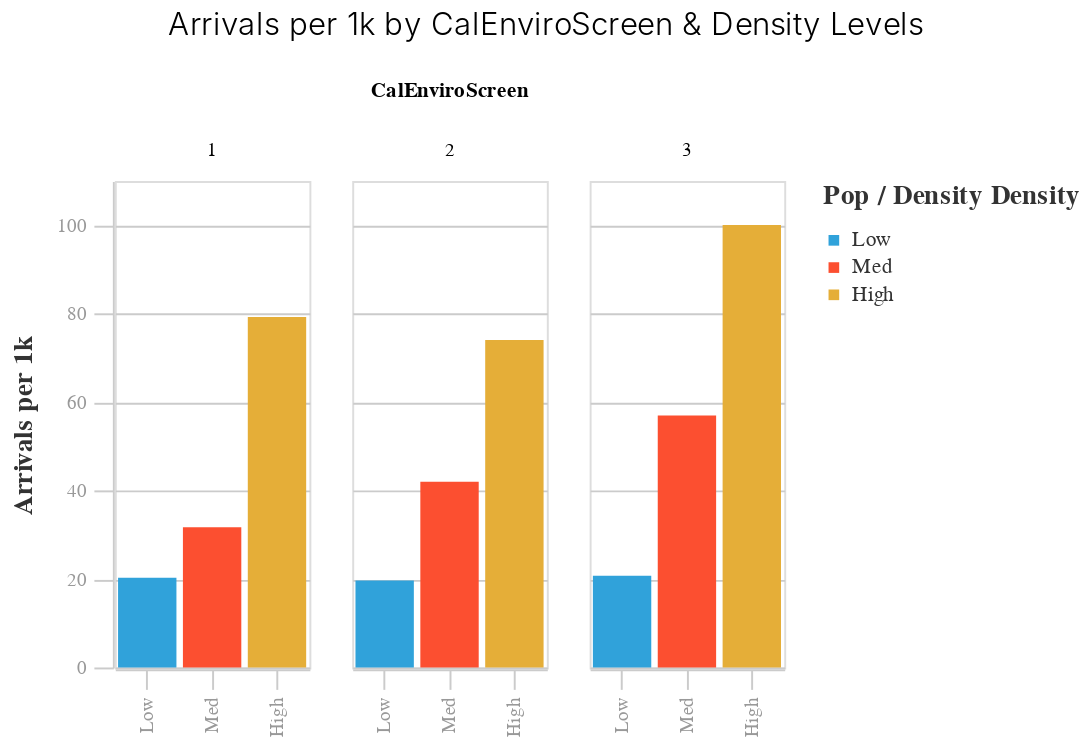

The notebook cell this image was saved under:
### Code cell
bar = (alt.Chart(t1[t1.equity_group > 0])
 .mark_bar()
 .encode(
     x=alt.X("popjobdensity_group:N", 
             axis=alt.Axis(title=""), 
             scale=alt.Scale(domain=LEGEND_ORDER)
            ),
     y=alt.Y("arrivals_per_1k_pj:Q",
             axis=alt.Axis(title="Arrivals per 1k")
            ),
     column=alt.Column("equity_group:N", title="CalEnviroScreen", 
                      ),
     color=alt.Color("popjobdensity_group:N", title="Pop / Density Density", 
                    scale=alt.Scale(domain=LEGEND_ORDER, 
                                    range=map_utils.FIVETHIRTYEIGHT_CATEGORY_COLORS
                                   )
                    )
 )
)


bar = (map_utils.preset_chart_config(bar)
       .properties(title="Arrivals per 1k by CalEnviroScreen & Density Levels", 
                  width = map_utils.chart_width*0.25)
)

display(bar)
bar.save("./img/arrivals_per_1k_bar.png")

### Figure 1 — Vega-Lite specification as saved in the notebook (floating-point values rounded to 4 significant figures)
{"$schema": "https://vega.github.io/schema/vega-lite/v4.8.1.json", "config": {"axis": {"domainColor": "#cbcbcb", "grid": true, "gridColor": "#cbcbcb", "gridWidth": 1, "labelColor": "#999", "labelFont": "Arial", "labelFontSize": 10, "labelPadding": 4, "tickColor": "#cbcbcb", "tickSize": 10, "titleColor": "#333", "titleFont": "Arial", "titleFontSize": 14, "titlePadding": 10}, "axisBand": {"grid": false}, "background": "white", "font": "Arial", "header": {"labelFont": "Arial", "titleFont": "Arial"}, "legend": {"labelColor": "#333", "labelFont": "Arial", "labelFontSize": 11, "padding": 1, "symbolSize": 30, "symbolType": "square", "titleColor": "#333", "titleFont": "Arial", "titleFontSize": 14, "titlePadding": 10}, "title": {"anchor": "middle", "font": "Arial", "fontSize": 16, "fontWeight": 300, "offset": 20}, "view": {"continuousHeight": 300, "continuousWidth": 400}}, "data": {"name": "data-4b01e95bcb6137eb01eb089a43fe75aa"}, "datasets": {"data-4b01e95bcb6137eb01eb089a43fe75aa": [{"Population": 6483574, "Tract": 1369, "arrivals_per_1k_pj": 20.27, "equity_group": 1, "itp_id": 1257, "num_arrivals": 164076, "num_jobs": 1611989, "num_pop_jobs": 8095563, "popjobdensity_group": "Low", "stop_id": 8933, "stops_per_1k_pj": 1.103}, {"Population": 1995393, "Tract": 418, "arrivals_per_1k_pj": 79.26, "equity_group": 1, "itp_id": 516, "num_arrivals": 259200, "num_jobs": 1274857, "num_pop_jobs": 3270250, "popjobdensity_group": "High", "stop_id": 4706, "stops_per_1k_pj": 1.439}, {"Population": 4305526, "Tract": 863, "arrivals_per_1k_pj": 74.05, "equity_group": 2, "itp_id": 1309, "num_arrivals": 544942, "num_jobs": 3054002, "num_pop_jobs": 7359528, "popjobdensity_group": "High", "stop_id": 11070, "stops_per_1k_pj": 1.504}, {"Population": 6459917, "Tract": 1385, "arrivals_per_1k_pj": 100.1, "equity_group": 3, "itp_id": 3058, "num_arrivals": 948509, "num_jobs": 3020193, "num_pop_jobs": 9480110, "popjobdensity_group": "High", "stop_id": 20574, "stops_per_1k_pj": 2.17}, {"Population": 2637676, "Tract": 461, "arrivals_per_1k_pj": 20.72, "equity_group": 3, "itp_id": 434, "num_arrivals": 81780, "num_jobs": 1308515, "num_pop_jobs": 3946191, "popjobdensity_group": "Low", "stop_id": 3895, "stops_per_1k_pj": 0.987}, {"Population": 3935454, "Tract": 798, "arrivals_per_1k_pj": 56.96, "equity_group": 3, "itp_id": 1200, "num_arrivals": 325439, "num_jobs": 1778113, "num_pop_jobs": 5713567, "popjobdensity_group": "Med", "stop_id": 10774, "stops_per_1k_pj": 1.886}, {"Population": 4192427, "Tract": 857, "arrivals_per_1k_pj": 31.72, "equity_group": 1, "itp_id": 909, "num_arrivals": 174996, "num_jobs": 1324761, "num_pop_jobs": 5517188, "popjobdensity_group": "Med", "stop_id": 7196, "stops_per_1k_pj": 1.304}, {"Population": 5069081, "Tract": 1005, "arrivals_per_1k_pj": 42.02, "equity_group": 2, "itp_id": 1381, "num_arrivals": 287081, "num_jobs": 1762718, "num_pop_jobs": 6831799, "popjobdensity_group": "Med", "stop_id": 10517, "stops_per_1k_pj": 1.539}, {"Population": 4044223, "Tract": 776, "arrivals_per_1k_pj": 19.65, "equity_group": 2, "itp_id": 731, "num_arrivals": 109502, "num_jobs": 1527032, "num_pop_jobs": 5571255, "popjobdensity_group": "Low", "stop_id": 5635, "stops_per_1k_pj": 1.011}]}, "encoding": {"color": {"field": "popjobdensity_group", "scale": {"domain": ["Low", "Med", "High"], "range": ["#30a2da", "#fc4f30", "#e5ae38", "#6d904f", "#8b8b8b", "#b96db8", "#ff9e27", "#56cc60", "#52d2ca", "#52689e", "#545454", "#9fe4f8"]}, "title": "Pop / Density Density", "type": "nominal"}, "column": {"field": "equity_group", "title": "CalEnviroScreen", "type": "nominal"}, "x": {"axis": {"title": ""}, "field": "popjobdensity_group", "scale": {"domain": ["Low", "Med", "High"]}, "type": "nominal"}, "y": {"axis": {"title": "Arrivals per 1k"}, "field": "arrivals_per_1k_pj", "type": "quantitative"}}, "height": 250, "mark": "bar", "title": "Arrivals per 1k by CalEnviroScreen & Density Levels", "usermeta": {"embedOptions": {"theme": "fivethirtyeight"}}, "width": 100}
